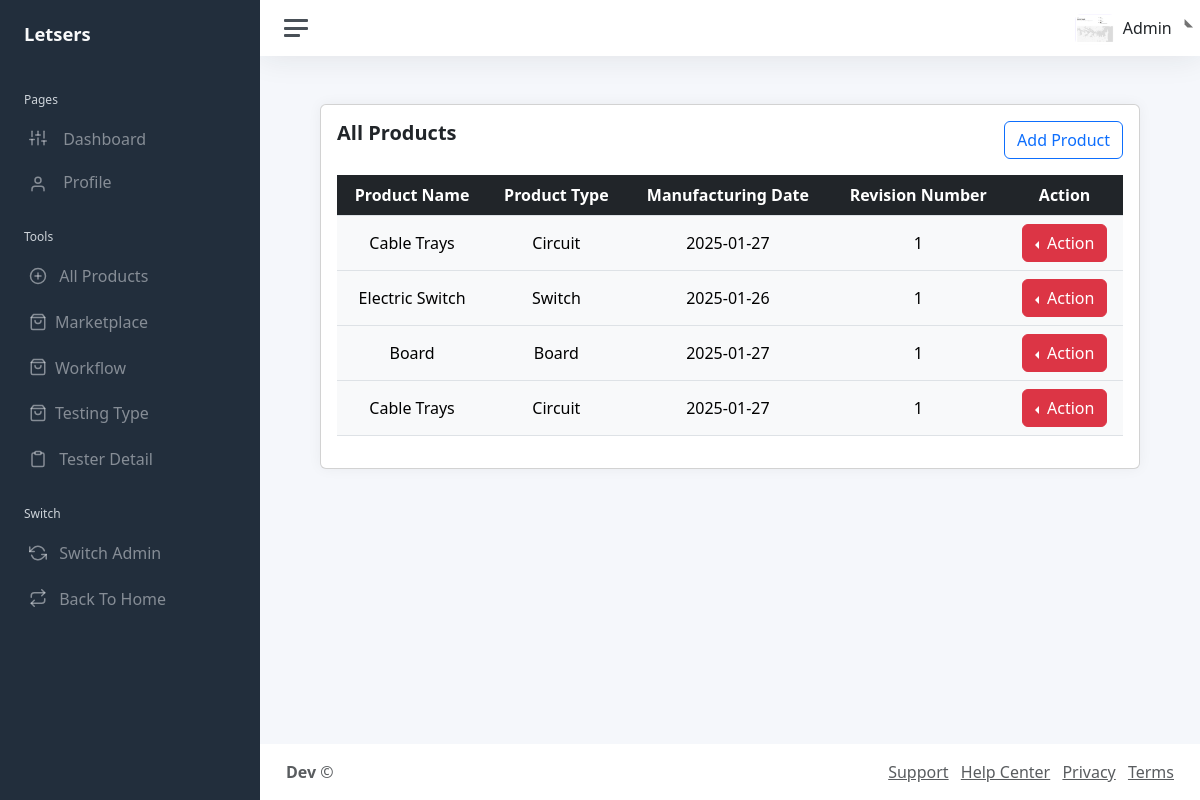
Screenshot of /Dashboard/index.php?all-products (signed in) with the database file from the repository.
### tables this page shows
CREATE TABLE `products` (
  `ProductID` char(10) NOT NULL,
  `ProductName` varchar(100) NOT NULL,
  `ProductType` varchar(50) NOT NULL,
  `ManufacturingDate` date NOT NULL,
  `RevisionNumber` int(11) DEFAULT 0,
  `Status` enum('Pass','Fail') NOT NULL,
  `TestingType` int(100) NOT NULL,
  `DepartmentID` int(11) NOT NULL
);

### Dashboard/include/all-product.php (the view, shortened to what this page needs)
<?php
include __DIR__ . "/../../Partials/db.php";
$sql = "SELECT * FROM `products`";
$res = mysqli_query($connect,$sql);
?>
<div class="container-fluid">
                <div class="row">
                    <div class="col-sm-12">
                        <div class="card">
                            <div class="card-body">
                                <div class="header d-flex w-100 justify-content-between">
                                <div><h1 class="card-title fs-5 align-self-center">All Products</h1></div>
                                <div><a href="./include/add-product.php"><button class="btn btn-outline-primary">Add Product</button></a></div>
                                </div>
                                <div class="table-responsive mt-3">
                                    <table class="table user-table no-wrap">
                                        <thead class="table-dark">
                                            <tr class="text-center">
                                                <th class="border-top-0">Product Name</th>
                                                <th class="border-top-0">Product Type</th>
                                                <th class="border-top-0">Manufacturing Date</th>
                                                <th class="border-top-0">Revision Number</th>
                                                <th class="border-top-0">Action</th>
                                            </tr>
                                        </thead>
                                        <tbody class="table-light">
                                            <?php while ($row = mysqli_fetch_assoc($res)):?>
                                            <tr class="text-center">
                                                <td><?php echo $row['ProductName']?></td>
                                                <td><?php echo $row['ProductType']?></td>
                                                <td><?php echo $row['ManufacturingDate']?></td>
                                                <td><?php echo $row['RevisionNumber']?></td>
                                                                                           <td>
<div class="btn-group dropstart">
  <button type="button" class="btn btn-danger dropdown-toggle" data-bs-toggle="dropdown" aria-expanded="false">
    Action
  </button>
</div></td>
                                            </tr>
                                            <?php  endwhile; ?>
                                        </tbody>
                                    </table>
                                </div>
                            </div>
                        </div>
                    </div>
                </div>
            </div>

### Dashboard/index.php (shortened to what this page needs)
<!DOCTYPE html>
<html lang="en">
<head>
	<link rel="stylesheet" href="https://cdn.datatables.net/2.2.1/css/dataTables.dataTables.css" />
	<link href="./css/app.css" rel="stylesheet">
	<link href="https://cdn.jsdelivr.net/npm/bootstrap@5.3.3/dist/css/bootstrap.min.css" rel="stylesheet">
</head>
<body>
	<div class="wrapper">
		<?php if (isset($_SESSION['RoleID'])) {
			if ($_SESSION['RoleID'] == 2) {
				include "../Partials/testing-department.php";
			} elseif ($_SESSION['RoleID'] == 3) {
				include "../Partials/cpri-admin.php";
			} else {
				include "../Partials/sidebar-admin.php";
			}
		}
		?>
		<div class="main">
			<?php include "../Partials/header.php" ?>
			<main class="content">
				<?php
				if (isset($_GET['dashboard'])) {
					include "./include/dashboard.php";
				} elseif (isset($_GET['profile'])) {
					include "./include/profile.php";
				}elseif (isset($_GET['charts'])) {
					include "./include/charts.php";
				}
				elseif (isset($_GET['product-approval'])) {
					include "./include/product-approval.php";
				} elseif (isset($_GET['approve'])) {
					include "./include/approve.php";
				} elseif (isset($_GET['reject'])) {
					include "./include/reject.php";
				}
				elseif (isset($_GET['test-product'])) {
					include "./include/test-product.php";
				} elseif (isset($_GET['retesting'])) {
					include "./include/retesting.php";
				} elseif (isset($_GET['tester-form'])) {
					include "./include/tester-form.php";
				} elseif (isset($_GET['testing-form'])) {
					include "./include/testing-form.php";
				} elseif (isset($_GET['tester-detail'])) {
					include "./include/tester-detail.php";
				}
				elseif (isset($_GET['all-products'])) {
					include "./include/all-product.php";
				} elseif (isset($_GET['add-product'])) {
					include "./include/add-product.php";
				} elseif (isset($_GET['marketplace'])) {
					include "./include/marketplace.php";
				} elseif (isset($_GET['workflow'])) {
					include "./include/workflow.php";
				} elseif (isset($_GET['testing-type'])) {
					include "./include/testing-type.php";
				} elseif (isset($_GET['delete-testing-type'])) {
					include "./include/delete-testing-type.php";
				} elseif (isset($_GET['add-testing-type'])) {
					include "./include/add-testing-type.php";
				} else {
					include "./include/dashboard.php";
				}
				?>
			</main>
			<?php include "../Partials/footer.php" ?>
		</div>
	</div>
</body>
</html>

### Partials/sidebar-admin.php (shortened to what this page needs)
<nav id="sidebar" class="sidebar js-sidebar">
	<div class="sidebar-content js-simplebar" data-simplebar="init">
		<div class="simplebar-wrapper" style="margin: 0px;">
			<div class="simplebar-mask">
				<div class="simplebar-offset" style="right: 0px; bottom: 0px;">
					<div class="simplebar-content-wrapper" tabindex="0" role="region" aria-label="scrollable content" style="height: 100%; overflow: hidden scroll;">
						<div class="simplebar-content" style="padding: 0px;">
							<a class="sidebar-brand" href="index.html">
								<span class="align-middle">Letsers</span>
							</a>
							<ul class="sidebar-nav">
								<li class="sidebar-header">
									Pages
								</li>
								<li class="sidebar-item ">
									<a class="sidebar-link" href="../Dashboard/index.php?dashboard">
										 <span class="align-middle">Dashboard</span>
									</a>
								</li>
								<li class="sidebar-item">
									<a class="sidebar-link" href="../Dashboard/index.php?profile">
										 <span cl`ass="align-middle">Profile</span>
									</a>
								</li>
								<li class="sidebar-header">
									Tools
								</li>
								<li class="sidebar-item">
									<a class="sidebar-link" href="../Dashboard/index.php?all-products">
										 <span class="align-middle">All Products</span>
									</a>
								</li>
								<li class="sidebar-item">
									<a class="sidebar-link" href="../Dashboard/index.php?marketplace">
										<span class="align-middle">Marketplace</span>
									</a>
								</li>
								<li class="sidebar-item">
									<a class="sidebar-link" href="../Dashboard/index.php?workflow">
										<span class="align-middle">Workflow</span>
									</a>
								</li>
								<li class="sidebar-item">
									<a class="sidebar-link" href="../Dashboard/index.php?testing-type">
										<span class="align-middle">Testing Type</span>
									</a>
								</li>
								<li class="sidebar-item">
									<a class="sidebar-link" href="../Dashboard/index.php?tester-detail">
										 <span class="align-middle">Tester Detail</span>
									</a>
								</li>
								<li class="sidebar-header">
									Switch
								</li>
								<li class="sidebar-item">
									<a class="sidebar-link" href="../Auth/logout.php">
										 <span class="align-middle">Switch Admin</span>
									</a>
								</li>
								<li class="sidebar-item">
									<a class="sidebar-link" href="../index.php">
										 <span class="align-middle">Back To Home</span>
									</a>
								</li>
							</ul>
						</div>
					</div>
				</div>
			</div>
			<div class="simplebar-placeholder" style="width: auto; height: 947px;"></div>
		</div>
	</div>
</nav>

### Partials/header.php (shortened to what this page needs)
<nav class="navbar navbar-expand navbar-light navbar-bg">
	<a class="sidebar-toggle js-sidebar-toggle ms-4">
		<i class="hamburger align-self-center"></i>
	</a>
	<div class="navbar-collapse collapse">
		<ul class="navbar-nav navbar-align">
			<li class="nav-item dropdown">
				<a class="nav-link dropdown-toggle d-none d-sm-inline-block" href="#" data-bs-toggle="dropdown">
					<img src="../Assets/Images/profileImg<?php echo $_SESSION['profileImg'] ?>" class="avatar img-fluid rounded me-1" alt="Charles Hall"> <span class="text-dark">
						<?php
						if (isset($_SESSION['name'])) {
							echo $_SESSION['name'];
						}
						?>
					</span>
				</a>
			</li>
		</ul>
	</div>
</nav>

### Partials/footer.php
<footer class="footer">
	<div class="container-fluid">
		<div class="row text-muted">
			<div class="col-6 text-start">
				<p class="mb-0">
					<strong>Dev</strong> &copy;
				</p>
			</div>
			<div class="col-6 text-end">
				<ul class="list-inline">
					<li class="list-inline-item">
						<a class="text-muted" href="https://adminkit.io/" target="_blank">Support</a>
					</li>
					<li class="list-inline-item">
						<a class="text-muted" href="https://adminkit.io/" target="_blank">Help Center</a>
					</li>
					<li class="list-inline-item">
						<a class="text-muted" href="https://adminkit.io/" target="_blank">Privacy</a>
					</li>
					<li class="list-inline-item">
						<a class="text-muted" href="https://adminkit.io/" target="_blank">Terms</a>
					</li>
				</ul>
			</div>
		</div>
	</div>
</footer>

### rows the page displays
products: ProductName "Cable Trays", ProductType "Circuit", ManufacturingDate "2025-01-27", RevisionNumber "1"
products: ProductName "Electric Switch", ProductType "Switch", ManufacturingDate "2025-01-26", RevisionNumber "1"
products: ProductName "Board", ProductType "Board", ManufacturingDate "2025-01-27", RevisionNumber "1"
products: ProductName "Cable Trays", ProductType "Circuit", ManufacturingDate "2025-01-27", RevisionNumber "1"

### other values shown
$_SESSION['name'] "Admin"
